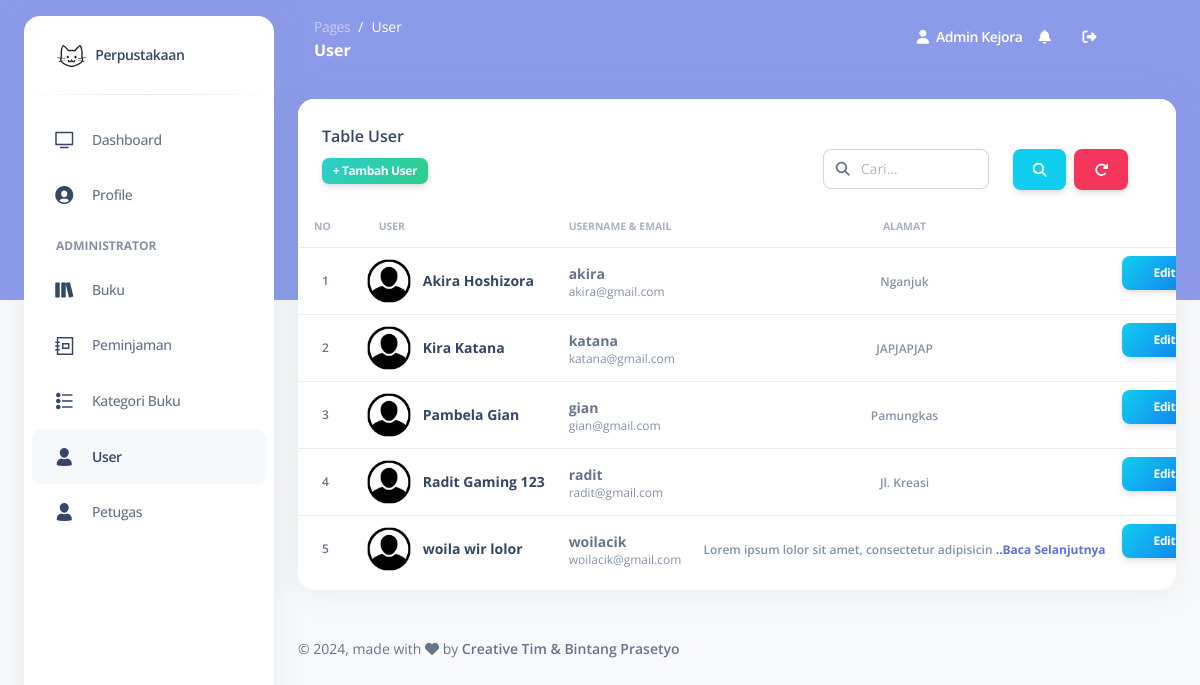
The app's page /index.php?page=user (signed in) with its own data.
### tables this page shows
CREATE TABLE `user` (
  `id_user` int(11) NOT NULL,
  `username` varchar(255) NOT NULL,
  `password` varchar(255) NOT NULL,
  `email` varchar(255) NOT NULL,
  `nama_lengkap` varchar(255) NOT NULL,
  `alamat` text NOT NULL,
  `role` enum('admin','petugas','tamu') NOT NULL
);

### actions/function.php (called while the page is built, shortened)
<?php
$connect = mysqli_connect("localhost","root","","perpustakaan");
function query($sql) {
    global $connect;
    return mysqli_query($connect, $sql);
}
function fetch($query) {
    return mysqli_fetch_array($query);
}
?>

### pages/user.php (the view, shortened to what this page needs)
<?php
require './actions/c-user.php';
?>
<div class="row">
  <div class="col-12">
    <div class="card mb-4">
      <div class="card-header pb-0">
        <h6>Table User
          <form method="post">
            <a class="btn btn-danger me-4" title="Reset filter pada table" href="" style="float: right;">
              <i class="fa fa-repeat" aria-hidden="true"></i>
            </a>
            <button type="submit" title="Cari data apapun pada table" class="btn btn-info me-2" style="float: right;">
              <i class="fas fa-search" aria-hidden="true"></i>
            </button>
            <div class="input-group w-20 me-4 mh-50 form-inline" title="Cari data apapun pada table" style="float: right;">
              <span class="input-group-text text-body"><i class="fas fa-search" aria-hidden="true"></i></span>
              <input type="text" class="form-control" name="caridata" pattern="[A-Za-z0-9& .]*" oninvalid="alert('Tolong isi Tab Pencarian dengan Benar')" placeholder="Cari..." required>
            </div>
          </form>
        </h6>
        <span class="badge btn btn-sm bg-gradient-success ms-0" data-bs-toggle="modal" data-bs-target="#tambah">+ Tambah User</span>
      </div>
      <div class="card-body px-0 pt-0 pb-2">
        <div class="table-responsive p-0">
          <table class="table align-items-center mb-0 table-hover">
            <thead>
              <tr>
                <th class="text-uppercase text-secondary text-xxs font-weight-bolder opacity-7 ps-3">No</th>
                <th class="text-uppercase text-secondary text-xxs font-weight-bolder opacity-7">User</th>
                <th class="text-uppercase text-secondary text-xxs font-weight-bolder opacity-7 ps-2">Username & Email</th>
                <th class="text-center text-uppercase text-secondary text-xxs font-weight-bolder opacity-7">Alamat</th>
                <th class="text-secondary opacity-7"></th>
              </tr>
            </thead>
            <tbody>
              <?php
              $no = 1;
              if (isset($_POST['caridata'])) {
                $cari = $_POST['caridata'];
                $query = query("SELECT * FROM user WHERE username LIKE '%$cari%' OR email LIKE '%$cari%' OR nama_lengkap LIKE '%$cari%' OR alamat LIKE '%$cari%' AND role='tamu' ORDER BY nama_lengkap ");
              }else {
                $query = query("SELECT * FROM user WHERE role='tamu' ORDER BY nama_lengkap ");
              }
              while ($data = fetch($query)) {
              ?>
                <tr>
                  <td>
                    <p class="text-xs font-weight-bold mb-0 ps-3"><?= $no++ ?></p>
                  </td>
                  <td>
                    <div class="d-flex px-2 py-1">
                      <div>
                        <img src="./assets/img/pngegg.png" style="scale: 120%;" class="avatar avatar-sm me-3" alt="user1">
                      </div>
                      <div class="d-flex flex-column justify-content-center">
                        <h6 class="mb-0 text-sm fw-bolder text-dark"><?= $data['nama_lengkap'] ?></h6>
                      </div>
                    </div>
                  </td>
                  <td>
                    <p class="text-sm font-weight-bolder mb-0"><?= $data['username'] ?></p>
                    <p class="text-xs text-secondary mb-0"><?= $data['email'] ?></p>
                  </td>
                  <?php
                  $maxLength = 50;
                  $alamat = $data['alamat'];
                  if (strlen($alamat) > $maxLength) {
                     $truncatedAlamat = substr($alamat, 0, $maxLength) . '<span class="text-primary fw-bolder cursor-pointer" data-bs-toggle="modal" data-bs-target="#alamat'.$data['id_user'].'"> ..Baca Selanjutnya</span>';
                  } else {
                    $truncatedAlamat = $alamat;
                  }
                  ?>
                  <td class="align-middle text-center">
                    <span class="text-secondary text-break text-xs font-weight-bold"><?= $truncatedAlamat ?></span>
                  </td>
                  <td class="text-center">
                    <span class="btn btn-sm bg-gradient-info" data-bs-toggle="modal" data-bs-target="#edit<?= $data['id_user'] ?>" data-toggle="tooltip" data-original-title="Edit user">
                      Edit
                    </span>
                  </td>
                </tr>
              <?php
              }
              ?>
            </tbody>
          </table>
        </div>
      </div>
    </div>
  </div>
</div>

### records on screen
user: nama_lengkap "Akira Hoshizora", username "akira", email "akira@gmail.com", alamat "Nganjuk"
user: nama_lengkap "Kira Katana", username "katana", email "katana@gmail.com", alamat "JAPJAPJAP"
user: nama_lengkap "Pambela Gian", username "gian", email "gian@gmail.com", alamat "Pamungkas"
user: nama_lengkap "Radit Gaming 123", username "radit", email "radit@gmail.com", alamat "Jl. Kreasi"
user: nama_lengkap "woila wir lolor", username "woilacik", email "woilacik@gmail.com", alamat "Lorem ipsum lolor sit amet, consectetur adipisicin"

### other values on screen
$title "User"
myData('nama_lengkap') "Admin Kejora"
